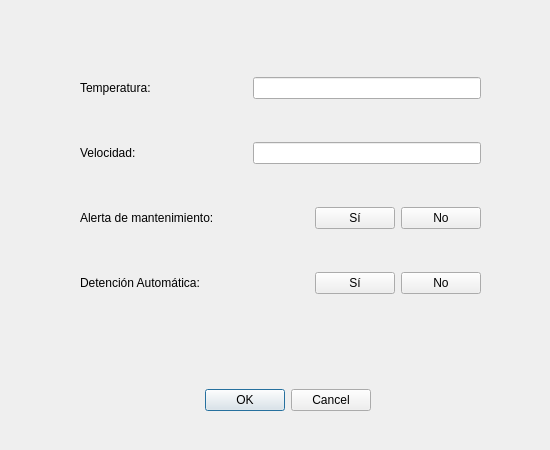
<?xml version="1.0" encoding="UTF-8"?>
<ui version="4.0">
 <class>Dialog</class>
 <widget class="QDialog" name="Dialog">
  <property name="geometry">
   <rect>
    <x>0</x>
    <y>0</y>
    <width>550</width>
    <height>450</height>
   </rect>
  </property>
  <property name="windowTitle">
   <string>Configuracion</string>
  </property>
  <widget class="QDialogButtonBox" name="buttonBox">
   <property name="geometry">
    <rect>
     <x>190</x>
     <y>370</y>
     <width>181</width>
     <height>61</height>
    </rect>
   </property>
   <property name="sizePolicy">
    <sizepolicy hsizetype="Fixed" vsizetype="Fixed">
     <horstretch>0</horstretch>
     <verstretch>0</verstretch>
    </sizepolicy>
   </property>
   <property name="contextMenuPolicy">
    <enum>Qt::ContextMenuPolicy::DefaultContextMenu</enum>
   </property>
   <property name="layoutDirection">
    <enum>Qt::LayoutDirection::LeftToRight</enum>
   </property>
   <property name="orientation">
    <enum>Qt::Orientation::Horizontal</enum>
   </property>
   <property name="standardButtons">
    <set>QDialogButtonBox::StandardButton::Cancel|QDialogButtonBox::StandardButton::Ok</set>
   </property>
  </widget>
  <widget class="QWidget" name="">
   <property name="geometry">
    <rect>
     <x>80</x>
     <y>40</y>
     <width>401</width>
     <height>291</height>
    </rect>
   </property>
   <layout class="QGridLayout" name="gridLayout">
    <item row="1" column="0">
     <widget class="QLabel" name="label_2">
      <property name="text">
       <string>Velocidad:</string>
      </property>
     </widget>
    </item>
    <item row="3" column="3">
     <widget class="QPushButton" name="pushButton_3">
      <property name="text">
       <string>Sí</string>
      </property>
     </widget>
    </item>
    <item row="3" column="0" colspan="3">
     <widget class="QLabel" name="label_4">
      <property name="text">
       <string>Detención Automática:</string>
      </property>
     </widget>
    </item>
    <item row="2" column="4">
     <widget class="QPushButton" name="pushButton_2">
      <property name="text">
       <string>No</string>
      </property>
     </widget>
    </item>
    <item row="3" column="4">
     <widget class="QPushButton" name="pushButton_4">
      <property name="text">
       <string>No</string>
      </property>
     </widget>
    </item>
    <item row="0" column="2" colspan="3">
     <widget class="QLineEdit" name="lineEdit"/>
    </item>
    <item row="2" column="0" colspan="3">
     <widget class="QLabel" name="label_3">
      <property name="text">
       <string>Alerta de mantenimiento:</string>
      </property>
     </widget>
    </item>
    <item row="2" column="3">
     <widget class="QPushButton" name="pushButton">
      <property name="text">
       <string>Sí</string>
      </property>
     </widget>
    </item>
    <item row="1" column="2" colspan="3">
     <widget class="QLineEdit" name="lineEdit_2"/>
    </item>
    <item row="0" column="0">
     <widget class="QLabel" name="label">
      <property name="text">
       <string>Temperatura:</string>
      </property>
     </widget>
    </item>
    <item row="0" column="1">
     <spacer name="horizontalSpacer">
      <property name="orientation">
       <enum>Qt::Orientation::Horizontal</enum>
      </property>
      <property name="sizeType">
       <enum>QSizePolicy::Policy::Fixed</enum>
      </property>
      <property name="sizeHint" stdset="0">
       <size>
        <width>90</width>
        <height>20</height>
       </size>
      </property>
     </spacer>
    </item>
   </layout>
  </widget>
 </widget>
 <resources/>
 <connections>
  <connection>
   <sender>buttonBox</sender>
   <signal>accepted()</signal>
   <receiver>Dialog</receiver>
   <slot>accept()</slot>
   <hints>
    <hint type="sourcelabel">
     <x>248</x>
     <y>254</y>
    </hint>
    <hint type="destinationlabel">
     <x>157</x>
     <y>274</y>
    </hint>
   </hints>
  </connection>
  <connection>
   <sender>buttonBox</sender>
   <signal>rejected()</signal>
   <receiver>Dialog</receiver>
   <slot>reject()</slot>
   <hints>
    <hint type="sourcelabel">
     <x>316</x>
     <y>260</y>
    </hint>
    <hint type="destinationlabel">
     <x>286</x>
     <y>274</y>
    </hint>
   </hints>
  </connection>
 </connections>
</ui>
